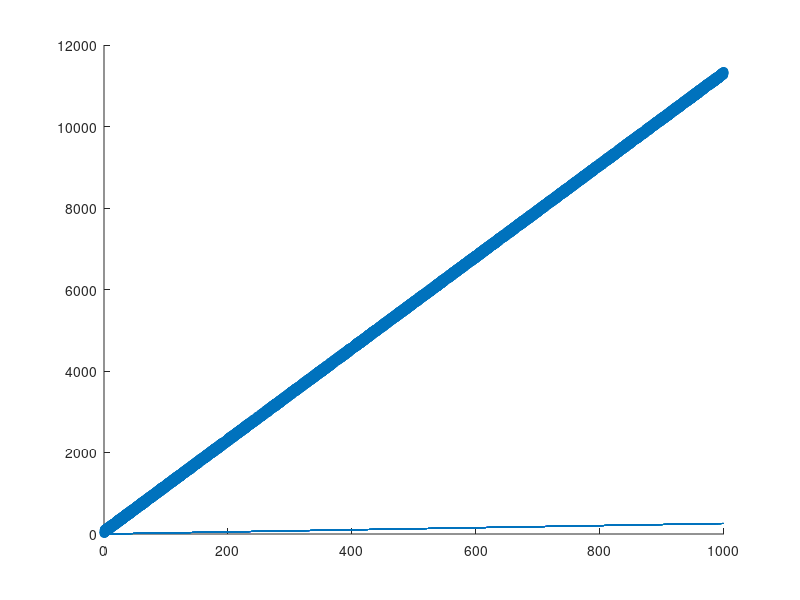
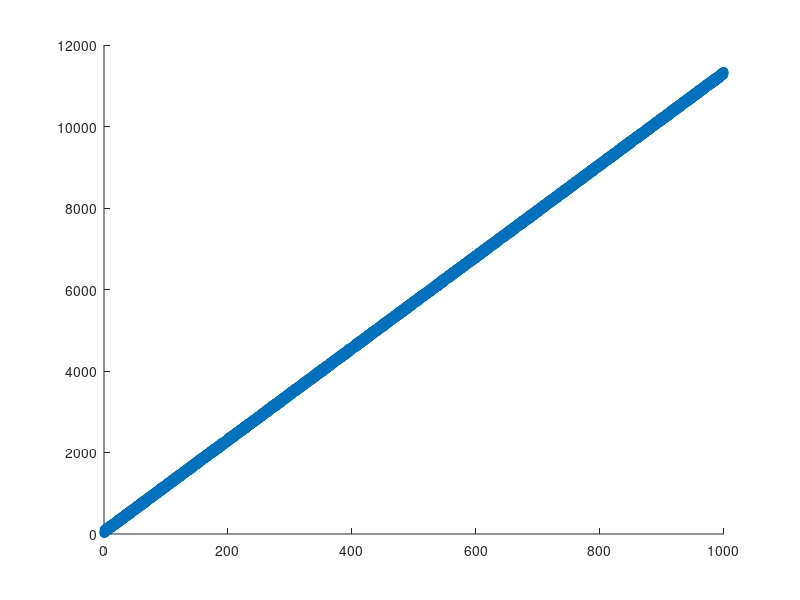

These charts were generated, in order, by the following MATLAB code: (Note: a time limit stopped this script after it produced the figures.)
###########################  Part-1
L=load("train.csv");
X_train=L(:,1);
Y_train=L(:,2);
n_train=size(X_train)(1,1);
X_train=[ones(n_train,1),X_train];

############################# Part-2

w=rand(2,1);

############################## Part-3

scatter(X_train(:,2),Y_train);
hold on;
plot(X_train(:,2),X_train*w);
#pause
print -dpdf "part_3.pdf";

#############################  Part-4

w_direct=inv((X_train')*X_train)*(X_train')*Y_train
hold off;
scatter(X_train(:,2),Y_train)
hold on;
plot(X_train(:,2),X_train*w_direct)
#pause
print -dpdf "part_4.pdf";

############################# Part-5
N=2;
eta=0.00000001;

for(i=1:N),
  for(j=1:n_train),
    u=(X_train(j,:))';
    w=w-eta*(w'*u-Y_train(j,:))*u;
    if(mod(j,100)==0),
      hold on;
      plot(X_train(:,2),X_train*w);
    end,
  end,
end,

#pause
print -dpdf "part_5.pdf";
######################## Part-6
w
hold off;
scatter(X_train(:,2),Y_train);
hold on;
plot(X_train(:,2),X_train*w);
#pause
print -dpdf "part_6.pdf";


#########################  Part-7

M=load("test.csv");
X_test=M(:,1);
Y_test=M(:,2);
n_test=size(X_test)(1,1);
X_test=[ones(n_test,1),X_test];

y_pred1=X_test*w;
y_pred2=X_test*w_direct;


rms_err1=sqrt(mean((y_pred1-Y_test).^2))
rms_err2=sqrt(mean((y_pred2-Y_test).^2))


######################################
